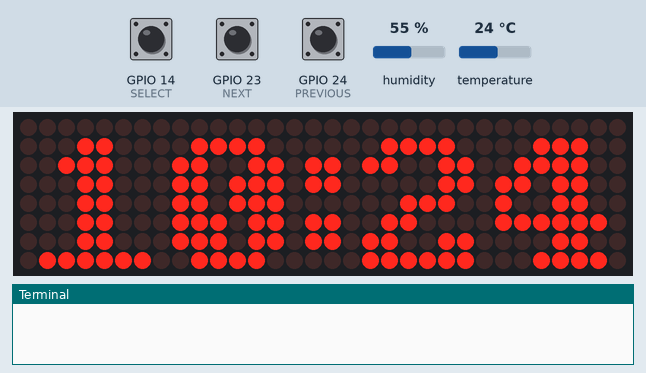
This program was run on a simulated Raspberry Pi (BCM pin numbers). Parts: 32×8 LED matrix, the last lines printed to the terminal. The inputs (shaded band) are chosen by the test bench; at power-on: GPIO 24 (PREVIOUS) HIGH, GPIO 14 (SELECT) HIGH, GPIO 23 (NEXT) HIGH, humidity 55 %, temperature 24 °C. The clock reads 2024-03-15 10:24:30 at power-on unless the program sets it; library files of the repository ran but are not shown: Font.py.

Above: at 1.2 s.
1.3 s: GPIO 24 (PREVIOUS) pulled LOW for 3 s
At 2.3 s:
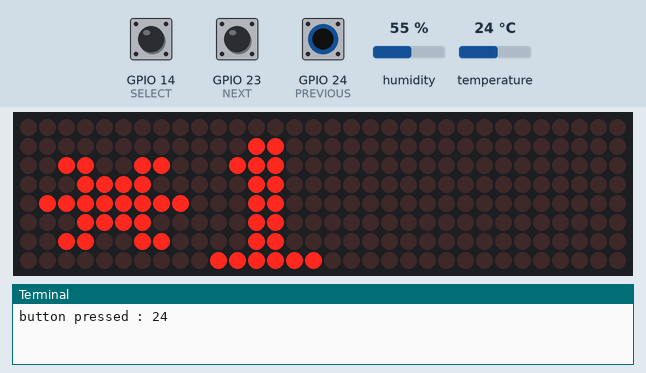
Timing chart, 0 to 4.3 s (numbered marks = the images above; inputs shaded):
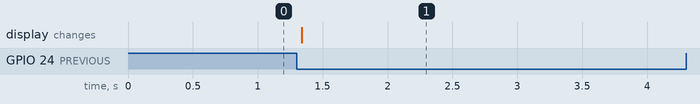

The program:

RaspiClock.py
```python
import time
import RPi.GPIO as GPIO
import Font
import signal
import Adafruit_DHT as dht

from luma.core.interface.serial import spi, noop
from luma.core.render import canvas
from luma.led_matrix.device import max7219
from luma.core.legacy import text, show_message
from luma.core.legacy.font import proportional #, LCD_FONT, CP437_FONT, SINCLAIR_FONT, TINY_FONT
from luma.core import legacy

# Menu
CLOCK = "CLOCK"
TEMP = "TEMPERATURE"
HUM = "HUMIDITY"
ALARM = "ALARM"
CONT = "CONTRAST"

mode = CLOCK
menu_tab = [CLOCK, TEMP, HUM, ALARM, CONT]
menu_selected = 0
MAX_MENU = 4

# Contrast settings
contrast = 1
contrast_tab = [1, 25, 50, 100, 200]
contrast_selected = 0
MAX_CONTRAST = 4

# Panel settings
serial = spi(port=0, device=0, gpio=noop())
device = max7219(serial, cascaded=4, block_orientation=-90)

# Initialisation
humidity = 50
temperature = 22
alarm_state = False

# GPIO settings
NEXT = 23
PREVIOUS = 24
SELECT = 14

GPIO.setmode(GPIO.BCM)
GPIO.setup(NEXT, GPIO.IN, pull_up_down=GPIO.PUD_UP)
GPIO.setup(PREVIOUS, GPIO.IN, pull_up_down=GPIO.PUD_UP)
GPIO.setup(SELECT, GPIO.IN, pull_up_down=GPIO.PUD_UP)


# Handle button
def button_Pressed(channel):
	global mode
	global menu_selected
	global contrast
	global contrast_selected
	global alarm_state

	print "button pressed : " + str(channel)

	if channel == NEXT:
		if menu_selected >= MAX_MENU:
			menu_selected = 0
		else:
			menu_selected = menu_selected + 1
	elif channel == PREVIOUS:
		if menu_selected <= 0:
			menu_selected = MAX_MENU
		else:
			menu_selected = menu_selected - 1
	elif channel == SELECT:
		if mode == CONT:
			if contrast_selected >= MAX_CONTRAST:
				contrast_selected = 0
			else:
				contrast_selected = contrast_selected + 1
		elif mode == ALARM:
			if alarm_state:
				alarm_state = False
			else:
				alarm_state = True

	contrast = contrast_tab[contrast_selected]
	mode = menu_tab[menu_selected]

# Mesure Temperature & Humidity
def get_Temp(signum, frame):
	global humidity
	global temperature

	humidity ,temperature = dht.read_retry(dht.DHT22, 4)

	signal.setitimer(signal.ITIMER_REAL, 45)


# Main
try:
	signal.signal(signal.SIGALRM, get_Temp)
	signal.setitimer(signal.ITIMER_REAL, 4)

	GPIO.add_event_detect(NEXT, GPIO.FALLING, callback=button_Pressed)
	GPIO.add_event_detect(PREVIOUS, GPIO.FALLING, callback=button_Pressed)
	GPIO.add_event_detect(SELECT, GPIO.FALLING, callback=button_Pressed)

	while True:

		device.contrast(contrast)


		year = time.strftime("%Y")
		month = time.strftime("%m")
		day = time.strftime("%d")
		hours = time.strftime("%H")
		minutes = time.strftime("%M")
		seconds = int(time.strftime("%S"))

		if mode == CLOCK:
			if (seconds % 2) == 1:
				aff = hours + ":" + minutes
			else:
				aff = hours + ":" + minutes

		elif mode == TEMP:
			aff = str(temperature)[0:4] + "C"

		elif mode == HUM:
			aff = str(humidity)[0:4] + "%"

		elif mode == ALARM:
			if alarm_state == True:
				aff = "A:ON"
			else:
				aff = "A:OFF"

		elif mode == CONT:
			aff = "*" + str(contrast)


		with canvas(device) as draw:
			legacy.text(draw, (1, 1), aff, fill="white", font=proportional(Font.BIGFONT))

	GPIO.cleanup()

except KeyboardInterrupt:
	GPIO.cleanup()       # clean up GPIO on CTRL+C exit
```

Measured:
- after the input at 1.3 s, the display: changes at once (image 1)
